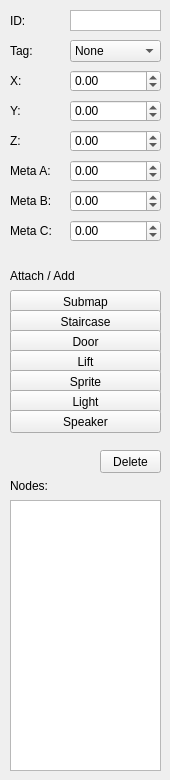
    <widget class="QWidget" name="nodes">
     <attribute name="icon">
      <iconset resource="resources.qrc">
       <normaloff>:/Icons/tools-node.png</normaloff>:/Icons/tools-node.png</iconset>
     </attribute>
     <attribute name="title">
      <string>Nodes</string>
     </attribute>
     <widget class="QLabel" name="labelNodeID">
      <property name="geometry">
       <rect>
        <x>10</x>
        <y>10</y>
        <width>61</width>
        <height>21</height>
       </rect>
      </property>
      <property name="text">
       <string>ID:</string>
      </property>
     </widget>
     <widget class="QPushButton" name="pushNodeDelete">
      <property name="geometry">
       <rect>
        <x>100</x>
        <y>450</y>
        <width>61</width>
        <height>23</height>
       </rect>
      </property>
      <property name="text">
       <string>Delete</string>
      </property>
     </widget>
     <widget class="QLabel" name="labelNodeY">
      <property name="geometry">
       <rect>
        <x>10</x>
        <y>100</y>
        <width>61</width>
        <height>21</height>
       </rect>
      </property>
      <property name="text">
       <string>Y:</string>
      </property>
     </widget>
     <widget class="QDoubleSpinBox" name="spinNodeY">
      <property name="geometry">
       <rect>
        <x>70</x>
        <y>100</y>
        <width>91</width>
        <height>22</height>
       </rect>
      </property>
      <property name="minimum">
       <double>-1024.000000000000000</double>
      </property>
      <property name="maximum">
       <double>1024.000000000000000</double>
      </property>
      <property name="singleStep">
       <double>0.250000000000000</double>
      </property>
     </widget>
     <widget class="QDoubleSpinBox" name="spinNodeMetaA">
      <property name="geometry">
       <rect>
        <x>70</x>
        <y>160</y>
        <width>91</width>
        <height>22</height>
       </rect>
      </property>
      <property name="minimum">
       <double>-1024.000000000000000</double>
      </property>
      <property name="maximum">
       <double>1024.000000000000000</double>
      </property>
     </widget>
     <widget class="QDoubleSpinBox" name="spinNodeX">
      <property name="geometry">
       <rect>
        <x>70</x>
        <y>70</y>
        <width>91</width>
        <height>22</height>
       </rect>
      </property>
      <property name="minimum">
       <double>-1024.000000000000000</double>
      </property>
      <property name="maximum">
       <double>1024.000000000000000</double>
      </property>
      <property name="singleStep">
       <double>0.250000000000000</double>
      </property>
     </widget>
     <widget class="QPlainTextEdit" name="plainNodeID">
      <property name="geometry">
       <rect>
        <x>70</x>
        <y>10</y>
        <width>91</width>
        <height>21</height>
       </rect>
      </property>
      <property name="verticalScrollBarPolicy">
       <enum>Qt::ScrollBarPolicy::ScrollBarAlwaysOff</enum>
      </property>
      <property name="horizontalScrollBarPolicy">
       <enum>Qt::ScrollBarPolicy::ScrollBarAlwaysOff</enum>
      </property>
      <property name="undoRedoEnabled">
       <bool>false</bool>
      </property>
      <property name="lineWrapMode">
       <enum>QPlainTextEdit::LineWrapMode::NoWrap</enum>
      </property>
      <property name="readOnly">
       <bool>true</bool>
      </property>
     </widget>
     <widget class="QDoubleSpinBox" name="spinNodeZ">
      <property name="geometry">
       <rect>
        <x>70</x>
        <y>130</y>
        <width>91</width>
        <height>22</height>
       </rect>
      </property>
      <property name="minimum">
       <double>-1024.000000000000000</double>
      </property>
      <property name="maximum">
       <double>1024.000000000000000</double>
      </property>
      <property name="singleStep">
       <double>0.250000000000000</double>
      </property>
     </widget>
     <widget class="QLabel" name="labelNodeZ">
      <property name="geometry">
       <rect>
        <x>10</x>
        <y>130</y>
        <width>61</width>
        <height>21</height>
       </rect>
      </property>
      <property name="text">
       <string>Z:</string>
      </property>
     </widget>
     <widget class="QLabel" name="labelNodeMetaB">
      <property name="geometry">
       <rect>
        <x>10</x>
        <y>190</y>
        <width>61</width>
        <height>21</height>
       </rect>
      </property>
      <property name="text">
       <string>Meta B:</string>
      </property>
     </widget>
     <widget class="QLabel" name="labelNodeMetaA">
      <property name="geometry">
       <rect>
        <x>10</x>
        <y>160</y>
        <width>61</width>
        <height>21</height>
       </rect>
      </property>
      <property name="text">
       <string>Meta A:</string>
      </property>
     </widget>
     <widget class="QDoubleSpinBox" name="spinNodeMetaB">
      <property name="geometry">
       <rect>
        <x>70</x>
        <y>190</y>
        <width>91</width>
        <height>22</height>
       </rect>
      </property>
      <property name="minimum">
       <double>-1024.000000000000000</double>
      </property>
      <property name="maximum">
       <double>1024.000000000000000</double>
      </property>
     </widget>
     <widget class="QLabel" name="labelNodeX">
      <property name="geometry">
       <rect>
        <x>10</x>
        <y>70</y>
        <width>61</width>
        <height>21</height>
       </rect>
      </property>
      <property name="text">
       <string>X:</string>
      </property>
     </widget>
     <widget class="QPushButton" name="pushNodeAddSubmap">
      <property name="geometry">
       <rect>
        <x>10</x>
        <y>290</y>
        <width>151</width>
        <height>23</height>
       </rect>
      </property>
      <property name="text">
       <string>Submap</string>
      </property>
     </widget>
     <widget class="QPushButton" name="pushNodeAddStaircase">
      <property name="geometry">
       <rect>
        <x>10</x>
        <y>310</y>
        <width>151</width>
        <height>23</height>
       </rect>
      </property>
      <property name="text">
       <string>Staircase</string>
      </property>
     </widget>
     <widget class="QPushButton" name="pushNodeAddDoor">
      <property name="geometry">
       <rect>
        <x>10</x>
        <y>330</y>
        <width>151</width>
        <height>23</height>
       </rect>
      </property>
      <property name="text">
       <string>Door</string>
      </property>
     </widget>
     <widget class="QPushButton" name="pushNodeAddLift">
      <property name="geometry">
       <rect>
        <x>10</x>
        <y>350</y>
        <width>151</width>
        <height>23</height>
       </rect>
      </property>
      <property name="text">
       <string>Lift</string>
      </property>
     </widget>
     <widget class="QPushButton" name="pushNodeAddSprite">
      <property name="geometry">
       <rect>
        <x>10</x>
        <y>370</y>
        <width>151</width>
        <height>23</height>
       </rect>
      </property>
      <property name="text">
       <string>Sprite</string>
      </property>
     </widget>
     <widget class="QPushButton" name="pushNodeAddLight">
      <property name="geometry">
       <rect>
        <x>10</x>
        <y>390</y>
        <width>151</width>
        <height>23</height>
       </rect>
      </property>
      <property name="text">
       <string>Light</string>
      </property>
     </widget>
     <widget class="QPushButton" name="pushNodeAddSpeaker">
      <property name="geometry">
       <rect>
        <x>10</x>
        <y>410</y>
        <width>151</width>
        <height>23</height>
       </rect>
      </property>
      <property name="text">
       <string>Speaker</string>
      </property>
     </widget>
     <widget class="QLabel" name="labelNodeAttach">
      <property name="geometry">
       <rect>
        <x>10</x>
        <y>265</y>
        <width>151</width>
        <height>21</height>
       </rect>
      </property>
      <property name="text">
       <string>Attach / Add</string>
      </property>
     </widget>
     <widget class="QDoubleSpinBox" name="spinNodeMetaC">
      <property name="geometry">
       <rect>
        <x>70</x>
        <y>220</y>
        <width>91</width>
        <height>22</height>
       </rect>
      </property>
      <property name="minimum">
       <double>-1024.000000000000000</double>
      </property>
      <property name="maximum">
       <double>1024.000000000000000</double>
      </property>
     </widget>
     <widget class="QLabel" name="labelNodeMetaC">
      <property name="geometry">
       <rect>
        <x>10</x>
        <y>220</y>
        <width>61</width>
        <height>21</height>
       </rect>
      </property>
      <property name="text">
       <string>Meta C:</string>
      </property>
     </widget>
     <widget class="QLabel" name="labelNodeTag">
      <property name="geometry">
       <rect>
        <x>10</x>
        <y>40</y>
        <width>61</width>
        <height>21</height>
       </rect>
      </property>
      <property name="text">
       <string>Tag:</string>
      </property>
     </widget>
     <widget class="QComboBox" name="comboNodeTag">
      <property name="geometry">
       <rect>
        <x>70</x>
        <y>40</y>
        <width>91</width>
        <height>22</height>
       </rect>
      </property>
      <item>
       <property name="text">
        <string>None</string>
       </property>
      </item>
     </widget>
     <widget class="QListWidget" name="listNodes">
      <property name="geometry">
       <rect>
        <x>10</x>
        <y>500</y>
        <width>151</width>
        <height>271</height>
       </rect>
      </property>
      <property name="selectionMode">
       <enum>QAbstractItemView::SelectionMode::ExtendedSelection</enum>
      </property>
     </widget>
     <widget class="QLabel" name="labelNodesList">
      <property name="geometry">
       <rect>
        <x>10</x>
        <y>475</y>
        <width>151</width>
        <height>21</height>
       </rect>
      </property>
      <property name="text">
       <string>Nodes:</string>
      </property>
     </widget>
    </widget>
